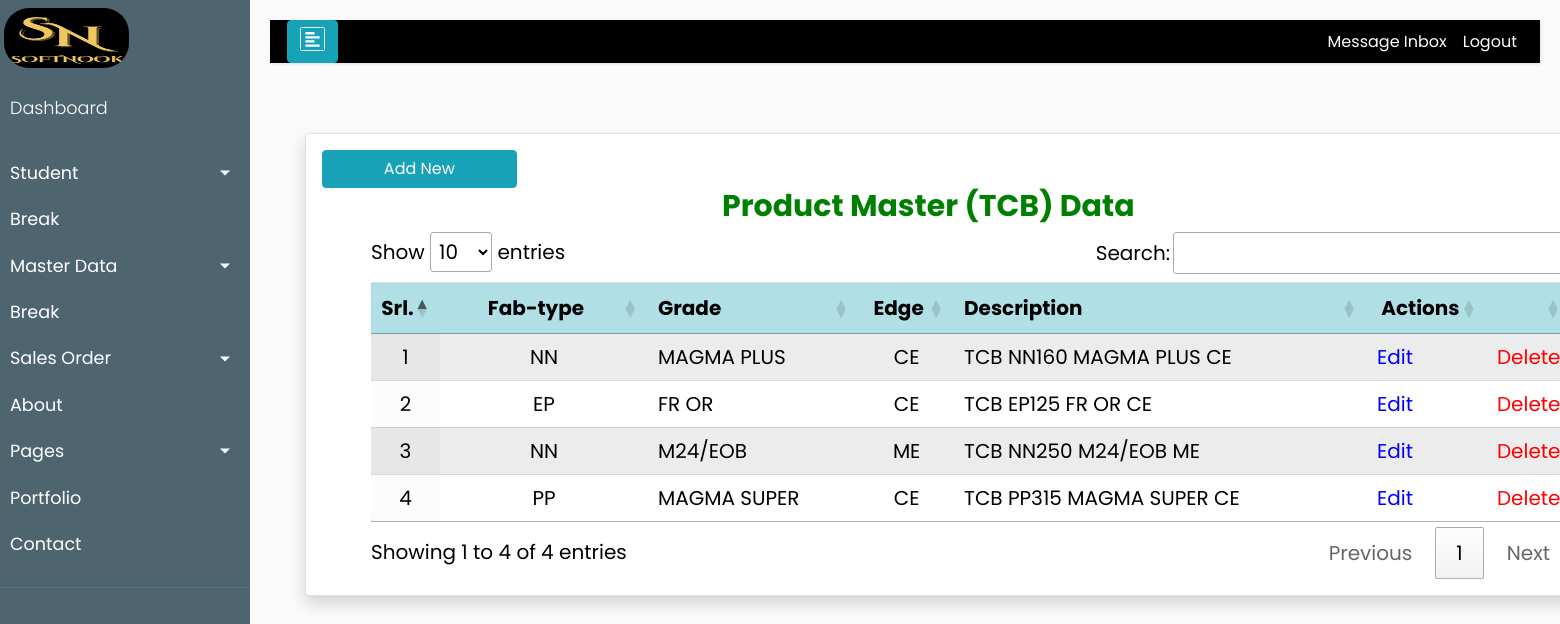
/product/prod-tcb-crud/ (signed in), run on the app's committed database.
### product/models.py (models this page shows, shortened)
class Product(models.Model):
    prod_code = models.CharField(verbose_name='Prod-Code', max_length=10, unique=True, null=True, blank=True)
    PROD_CHOICES    = (
 		 (None, 'Select'),
         ('01', 'SCB'),
         ('02', 'TCB'),
         ('03', 'S-PIPE'),
         ('04', 'T-PIPE'),
	)
    prod_tag        = models.CharField(verbose_name='Prod-Catg', max_length=7,
	                                  choices=PROD_CHOICES, null=True, blank=True)
    FAB_CHOICES     = (
 		 (None, 'Select'),
         ('01', 'NN'),
         ('02', 'EP'),
         ('03', 'PP'),
	)
    fab_type        = models.CharField(verbose_name='Fab-type', max_length=5,
	                                  choices=FAB_CHOICES, null=True, blank=True)
    FAB_DSG  = (
         (None, 'Select'),
         ('01', '90'),
         ('02', '100'),
         ('03', '125'),
         ('04', '160'),
         ('05', '200'),
         ('06', '250'),
         ('07', '315'),
         ('08', '350'),
         ('09', '400'),
         ('10', '450'),
         ('11', '500'),
    )
    fab_str         = models.CharField(verbose_name='Fab-Style', max_length=3,
	                                  choices=FAB_DSG, null=True, blank=True)
    grade           = models.ForeignKey("Grade", verbose_name="Grade", on_delete=models.CASCADE, null=True, blank=True)
    EDGE_CHOICES = (
 		 (None, 'Select'),
         ('01', 'CE'),
         ('02', 'ME'),
	)
    edge            = models.CharField(verbose_name='Edge', max_length=5,choices=EDGE_CHOICES, null=True, blank=True)
    ST_CHOICES = (
            (None, 'Select'),
            ('ST 1000','ST 1000'),
            ('ST 1250','ST 1250'),
            ('ST 1400','ST 1400'),
            ('ST 1600','ST 1600'),
            ('ST 1800','ST 1800'),
            ('ST 2000','ST 2000'),
            ('ST 2500','ST 2500'),
            ('ST 2800','ST 2800'),
            ('ST 3150','ST 3150'),
            ('ST 3500','ST 3500'),
            ('ST 4000','ST 4000'),
            ('ST 4500','ST 4500'),
            ('ST 5000','ST 5000'),
            ('ST 5400','ST 5400'),
            ('ST 6300','ST 6300'),
            ('ST 6800','ST 6800'),
            ('ST 7500','ST 7500'),
            ('ST 2250','ST 2250'),
	)
    st_rating       = models.CharField(verbose_name='Strength', max_length=7,choices=ST_CHOICES, null=True, blank=True)
    STCON_CHOICES   = (
 		 (None, 'Select'),
         ('01', '7x7'),
         ('02', '7x19'),
	)
    cord_const      = models.CharField(verbose_name='Cord Const.', max_length=15,choices=STCON_CHOICES, null=True, blank=True)
    prod_des        = models.CharField(verbose_name='Item Description', max_length=250, null=True, blank=True)
    created_date    = models.DateTimeField(auto_now_add=True)
    modified_date   = models.DateTimeField(auto_now=True)
    email 	        = models.ForeignKey(Account,verbose_name="email key", on_delete=models.CASCADE, null=True, blank=True)

class Grade(models.Model):
    name    = models.CharField(max_length=50,null=True, blank=True)
    skim1   = models.CharField(verbose_name='NN-Skim',max_length=30,null=True, blank=True)
    skim2   = models.CharField(verbose_name='EP-Skim',max_length=30,null=True, blank=True)
    covr1   = models.CharField(verbose_name='NN-Cover',max_length=30,null=True, blank=True)
    covr2   = models.CharField(verbose_name='EP-Cover',max_length=30,null=True, blank=True)
    group   = models.CharField(verbose_name='Group',max_length=30,null=True, blank=True)
    def __str__(self):
        return self.name

### product/views.py (the view)
# urls.py: path('prod-tcb-crud/', prod_TCB_CRUD, name='prod-tcb-crud'),
def prod_TCB_CRUD(request):
    user_id = request.session['user_id']
    account = Account.objects.get(id=user_id)
    qs=Product.objects.all()
    context={
        "queryset":qs,
    }
    return render(request, "product/CRUD_table_form.html", context)

### product/templates/product/CRUD_table_form.html (shortened to what this page needs)
{% extends 'base.html' %}
{% load static %}
	{% block content %}
  </head>
  <body>
	<br>
    <main role="main" class="container" >
	  <div class="card shadow p-3 mb-5 bg-white rounded" style="width:120%;margin-top:5px;">
		<a class="btn btn-info" style="width:15%;" href="{% url 'product:prod-tcb-create'%}">Add New</a>
		<table id="product" class = "table sts table-striped rounded shadow display " style="width:100% ">
				<h2 style="color:green;font-weight:bolder;font-size:30px;margin-left:400px;">Product Master (TCB) Data</h2>
				<thead class="sticky">
					<tr style="background-color:powderblue;" >
						<th style="text-align: center;color:black; width:2%">Srl.</th>
						<th style="text-align: center;color:black; width:20%">Fab-type</th>
						<th style="text-align: left;color:black; width:20%">Grade</th>
						<th style="text-align: center;color:black; width:8%">Edge</th>
						<th style="text-align: left;color:black;width:40%">Description</th>
						<th style="text-align: left;color:black; width:10%">&nbspActions</th>
						<th></th>
					</tr>
				</thead>
				<tbody>
				{% for item in queryset %}
					<tr>
						<td style="text-align: center;">{{ forloop.counter }}</td>
						<td style="text-align: center;">{{ item.get_fab_type_display }}</td>
						<td style="text-align: left;">{{ item.grade }}</td>
						<td style="text-align: center;">{{ item.get_edge_display }}</td>
						<td style="text-align: left;">{{ item.prod_des }}</td>
						<td><a style="text-align: right;color:blue;" href="{% url 'product:edit-tcb-product' product_id=item.id %}">Edit</a></td>
						<td><a style="text-align: right;color:red;" href="{% url 'product:product-delete' product_id=item.id %}">Delete</a></td>
					</tr>
				{% endfor %}
				</tbody>
		</table>
	</div>
    </main>
{% endblock content %}

### templates/base.html (style rules this page uses)
body { font-family: 'Poppins', sans-serif; background: #fafafa; }
a, a:hover, a:focus { color: inherit; text-decoration: none; transition: all 0.3s; }

### product/templates/product/CRUD_table_form.html (style rules this page uses)
.container { margin-top: 5px; margin-left: 20px; font-size:20px; width:100%; }
.card { background-color: 1FCBDE; color: black; padding: 15px 30px; border-radius: 3px; margin-bottom: 5px; }
thead.sticky { position: -webkit-sticky; position: sticky; top: 0; background-color: red; padding: 50px; font-size: 20px; }

### data on the page
Product: fab_type "NN", grade "MAGMA PLUS", edge "CE", prod_des "TCB NN160 MAGMA PLUS CE"
Product: fab_type "EP", grade "FR OR", edge "CE", prod_des "TCB EP125 FR OR CE"
Product: fab_type "NN", grade "M24/EOB", edge "ME", prod_des "TCB NN250 M24/EOB ME"
Product: fab_type "PP", grade "MAGMA SUPER", edge "CE", prod_des "TCB PP315 MAGMA SUPER CE"
